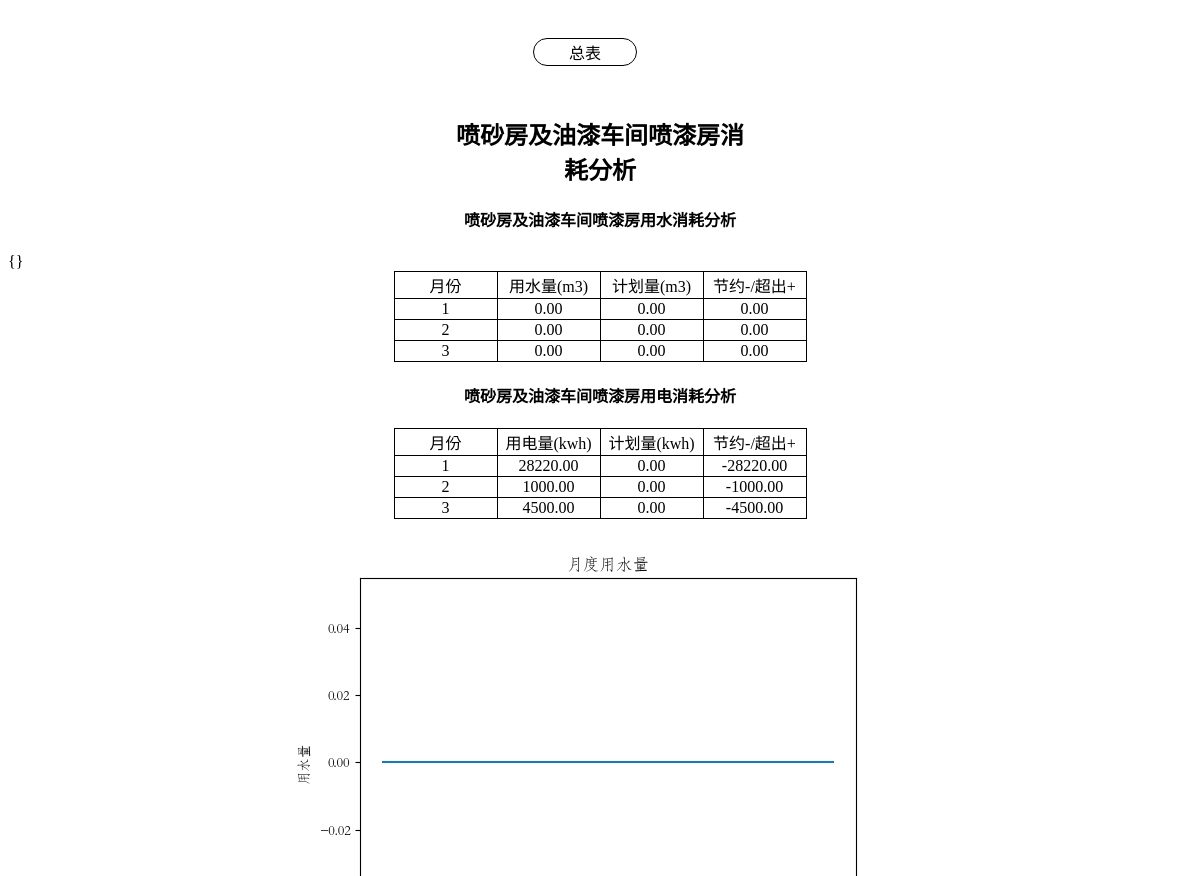
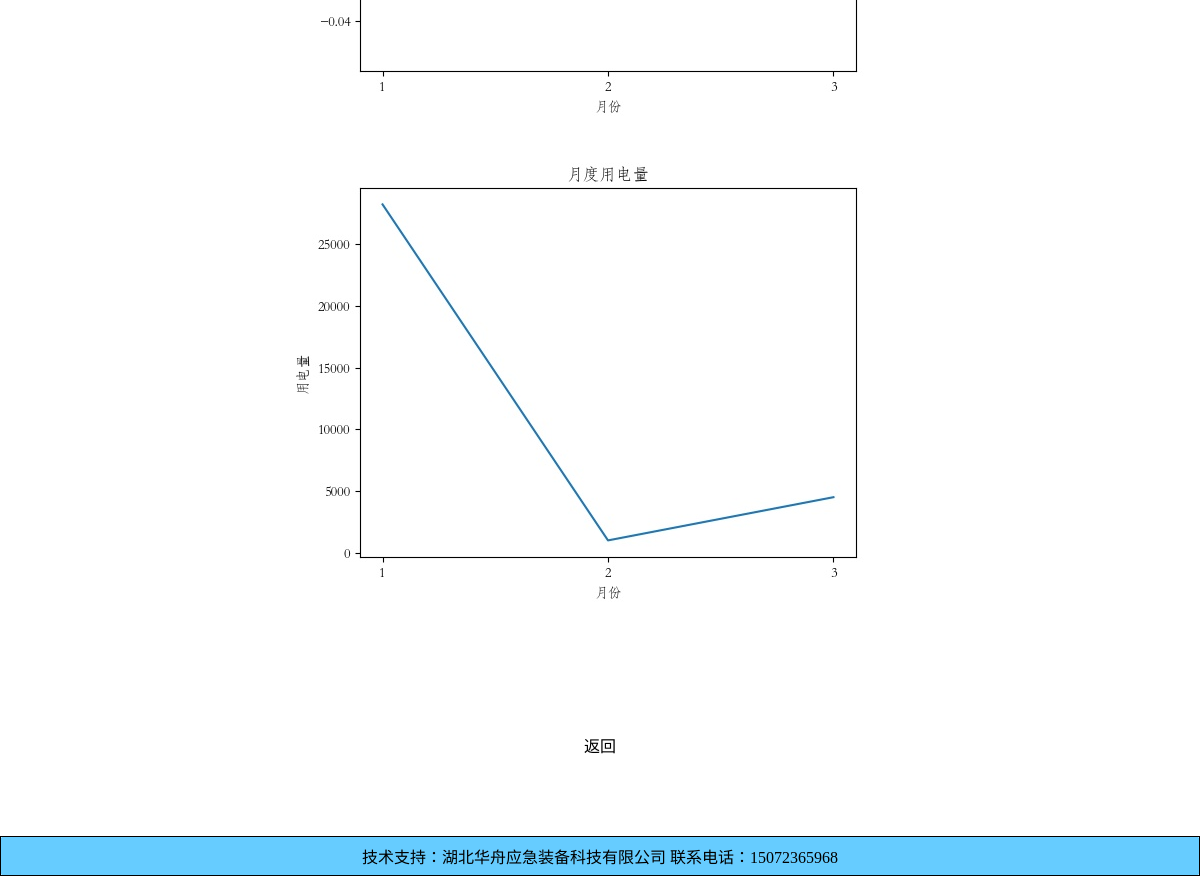
The page /app/analyze/1 on the database its author committed (2 pictures, top to bottom).
### app/models.py (models this page shows)
class LevelFive(models.Model):
    id = models.AutoField(primary_key=True,auto_created=True)
    month_choose = (('1','一月份'),('2','二月份'),('3','三月份'),('4','四月份'),('5','五月份'),('6','六月份'),('7','七月份'),('8','八月份'),('9','九月份'),('10','十月份'),('11','十一月份'),('12','十二月份'))
    月份 = models.CharField(max_length = 10,choices = month_choose,)
    用水量 = models.DecimalField(default = 0.00,max_digits=1000000,decimal_places=2,verbose_name='用水量(m3)')
    金额1 = models.DecimalField(default = 0.00, max_digits=1000000,decimal_places=2,verbose_name = '金额(元)')
    用电量= models.DecimalField(default = 0.00,max_digits=1000000,decimal_places=2,verbose_name='用电量(kw.h)')
    金额2 = models.DecimalField(default = 0.00,max_digits=1000000,decimal_places=2,verbose_name = '金额(元)')
    用水量计划 = models.DecimalField(default = 0.00,max_digits=1000000,decimal_places=2,verbose_name='用水量计划(m3)')
    用电量计划= models.DecimalField(default = 0.00,max_digits=1000000,decimal_places=2,verbose_name='用电量计划(kw.h)')
    bind = models.ForeignKey(LevelFour,default=None,on_delete=models.CASCADE)

### app/ext_view.py (the view)
# urls.py: path('analyze/<tableId>',analyze_view),
def analyze_view(request,tableId):
    bindkey = LevelFour.objects.get(id = tableId)
    bindkey = LevelFour.objects.get(id = tableId)
    objLst = LevelFive.objects.filter(bind = bindkey)
    obj = objLst[0]
    cs = getmodelfield('app', 'LevelFive',exclude)
    header = getHeader(obj.__dict__,start = 1, end = (len(obj.__dict__) - 1),cs = cs)
    header1 = getHeader(obj.__dict__,start = 2, end = (len(obj.__dict__) - 3),cs = None)
    dataLst = []
    for obj in objLst:
        tem = []
        tem.append(obj.月份)
        tem.append(obj.用水量)
        tem.append(obj.用水量计划)
        dataLst.append(tem)
    dataLst1 = []
    for obj in objLst:
        tem = []
        tem.append(obj.月份)
        tem.append(obj.用电量)
        tem.append(obj.用电量计划)
        dataLst1.append(tem)
    width = [100,100,100,100,100,100]
    renderFile = 'renderAnalyze.html'
    headerAndWidth = zip(header,width)
    totalData = loadData(objLst, header1)
    waterCompare = []
    energyCompare = []
    for i in totalData:
        id = i['id']
        lst = LevelFive.objects.filter(id = id)
        waterCompare.append(getColoumnsCompare(lst,'用水量','用水量计划'))
        energyCompare.append(getColoumnsCompare(lst,'用电量','用电量计划'))
    t = zip(dataLst,waterCompare)
    t1 = zip(dataLst1,energyCompare)
    print('dfsasdfsafs',t1)
    tableName =  bindkey.title + '消耗分析'
    waterCompareName = bindkey.title + '用水消耗分析'
    energyCompareName =  bindkey.title + '用电消耗分析'
    watetAnalyzeHeader = zip(['月份','用水量(m3)','计划量(m3)','节约-/超出+'],width)
    energyAnalyzeHeader = zip(['月份','用电量(kwh)','计划量(kwh)','节约-/超出+'],width)
    if os.path.exists("./mystatic/image/watercost.jpg"):
        os.remove('./mystatic/image/watercost.jpg')
    monthlst = []
    waterCostlst = []
    energyCostlst = []
    for obj in objLst:
        monthlst.append(obj.月份)
        waterCostlst.append(obj.用水量)
        energyCostlst.append(obj.用电量)
    plt.rcParams['font.family']=['STFangsong']
    xpoints = monthlst
    ypoints = waterCostlst
    plt.title('月度用水量')
    plt.xlabel("月份")
    plt.ylabel('用水量')
    plt.plot(xpoints,ypoints)
    plt.savefig('./mystatic/image/watercost.jpg')
    plt.cla()
    if os.path.exists("./mystatic/image/energycost.jpg"):
        os.remove('./mystatic/image/energycost.jpg')
    plt.rcParams['font.family']=['STFangsong']
    xpoints = monthlst
    ypoints = energyCostlst
    plt.title('月度用电量')
    plt.xlabel("月份")
    plt.ylabel('用电量')
    plt.plot(xpoints,ypoints)
    plt.savefig('./mystatic/image/energycost.jpg')
    plt.cla()
    return render(request,renderFile,
                {'headerAndWidth':watetAnalyzeHeader,
                'headerAndWidth1':energyAnalyzeHeader,
                'totalData':t,'totalData1':t1,
                'status':2,'tableId':tableId,'tableName':tableName,
                'waterCompareName':waterCompareName,'energyCompareName':energyCompareName,
                'goback':'/app/levelFive/1'})
    return HttpResponse(1)

### app/tools.py (called while the page is built)
def loadData(objLst,header:list) -> list:
    total = []
    for obj in objLst:
        dic = {}
        temp = []
        id = obj.id
        for i in header:
            temp.append(getattr(obj, i))
        dic['id'] = id
        dic['data'] = temp
        total.append(dic)
    return total

def getmodelfield(appname,modelname,exclude):
    modelobj = apps.get_model(appname, modelname)
    filed = modelobj._meta.fields
    fielddic = {}
    params = [f for f in filed if f.name not in exclude]
    for i in params:
        fielddic[i.name] = i.verbose_name
    return fielddic

def getHeader(obj:dict,**vardict) -> list:
    if vardict['cs'] is None:
        lst = []
        for i in obj:
            lst.append(i)
        return lst[vardict['start']:vardict['end']]
    else:
        cs = vardict['cs']
        lst = []
        for i in obj:
            if i not in cs:
                pass
            else:
                lst.append(cs[i])
        return lst[vardict['start']:vardict['end']]

def getColoumnsCompare(lst,attr1,attr2):
    lst1 = []
    lst2 = []
    for obj in lst:
        lst1.append(getattr(obj,attr1))
        lst2.append(getattr(obj,attr2))
    lst3 = []
    for item1,item2 in zip(lst1,lst2):
        item = item2 - item1
        lst3.append(item)
    return lst3

### app/templates/renderAnalyze.html (shortened to what this page needs)
{% extends 'baseTemp.html' %}
{% load static %}
{% block content %}
    <div style = 'width :300px; margin: 0 auto; text-align: center;'>
        <h2>{{tableName}}<h2>
    </div>
    <table style = 'margin: 0 auto; '>
        {% if status == 2%}
            <div style = 'width :300px; margin: 0 auto; text-align: center;'>
                <h4>{{waterCompareName}}<h4>
            </div>
            <tr>
                {% for header, width in headerAndWidth %}
                    <td width = {{width}}>{{header}}</td>
                {% endfor %}
            </tr>
        {% endif %}
        {% if status == 2%}
            {% for eachitem1,eachitem2 in totalData%}
                <tr>
                {% for i in eachitem1 %}
                    <td>{{i}}</td>
                {% endfor %}
                {% for i in eachitem2 %}
                    <td>{{i}}</td>
                {% endfor %}
                </tr>
            {% endfor %}
        {% endif %}
    </table>
    <table style = 'margin: 0 auto; '>
        {% if status == 2%}
            <div style = 'width :300px; margin: 0 auto; text-align: center;'>
                <h4>{{energyCompareName}}<h4>
            </div>
            <tr>
                {% for header, width in headerAndWidth1 %}
                    <td width = {{width}}>{{header}}</td>
                {% endfor %}
            </tr>
        {% endif %}
        {% if status == 2%}
            {% for eachitem1,eachitem2 in totalData1%}
            <tr>
            {% for i in eachitem1 %}
                <td>{{i}}</td>
            {% endfor %}
            {% for i in eachitem2 %}
                <td>{{i}}</td>
            {% endfor %}
            </tr>
            {% endfor %}
        {% endif %}
    </table>
    <table style = 'margin: 0 auto; border: none;'>
        <tr style = 'border: none;'>
            <td style = 'border: none;''>
                <img src = "{% static 'image/watercost.jpg'%}"/>
            </td>
        </tr>
    </table>
    <table style = 'margin: 0 auto; border: none;'>
        <tr style = 'border: none;'>
            <td style = 'border: none;''>
                <img src = "{% static 'image/energycost.jpg'%}"/>
            </td>
        </tr>
    </table>
    {% if status == 2 %}
        <div style = 'width:150px;margin: 10% auto;text-align: center;'>
            <a href = '/app/levelFive/1'>返回</a>
        </div>
    {% endif %}
{% endblock %}

### app/templates/baseTemp.html (shortened to what this page needs)
{% load static %}
<!DOCTYPE html>
<html lang="en">
<head>
    <link rel="stylesheet" type="text/css" href="{% static 'css/style1.css'%}" />
</head>
<body>
    <table style = 'margin: 0 auto; margin-bottom: 50px;'>
        <tr style = "border:none">
            <td  id = "a" class = "branch" >
                <a href = "/testapp/table1/" >总表</a>
            </td>
        </tr>
    </table>
    {% block content %}
    {% endblock %}
    <table class = 'footer' style = 'margin: 0 auto'>
        <tr style = "border:none">
            <td>
                <span>技术支持：湖北华舟应急装备科技有限公司  联系电话：15072365968 </span>
            </td>
        </tr>
    </table>
</body>
</html>

### app/templates/baseTemp.html (style rules this page uses)
a { text-decoration: none; outline: none; color: #000; }
.branch { float: left; width: 100px; border: 1px solid black; border-radius: 50px; margin-top:30px; margin-right:30px; text-align: center; }
table { border-radius: 5px; border-collapse: collapse; }
tr,td { border: 1px solid black; border-radius: 5px; text-align: center; }
.footer { position: fixed; left: 0px; bottom: 0px; width: 100%; height: 40px; background-color: #6cf; z-index: 9999; }

### rows shown on the page
LevelFive: eachitem1 "0.00" "0.00", eachitem1 "28220.00" "0.00"
LevelFive: eachitem1 "0.00" "0.00", eachitem1 "1000.00" "0.00"
LevelFive: eachitem1 "0.00" "0.00", eachitem1 "4500.00" "0.00"

### other values the page prints
{{ tableName }} "喷砂房及油漆车间喷漆房消耗分析"
{{ waterCompareName }} "喷砂房及油漆车间喷漆房用水消耗分析"
{{ header }} "月份" "用水量(m3)" "计划量(m3)" "节约-/超出+"
{{ i }} "1" "2" "3"
{{ i }} "0.00" "0.00" "0.00"
{{ energyCompareName }} "喷砂房及油漆车间喷漆房用电消耗分析"
{{ header }} "月份" "用电量(kwh)" "计划量(kwh)" "节约-/超出+"
{{ i }} "-28220.00" "-1000.00" "-4500.00"
